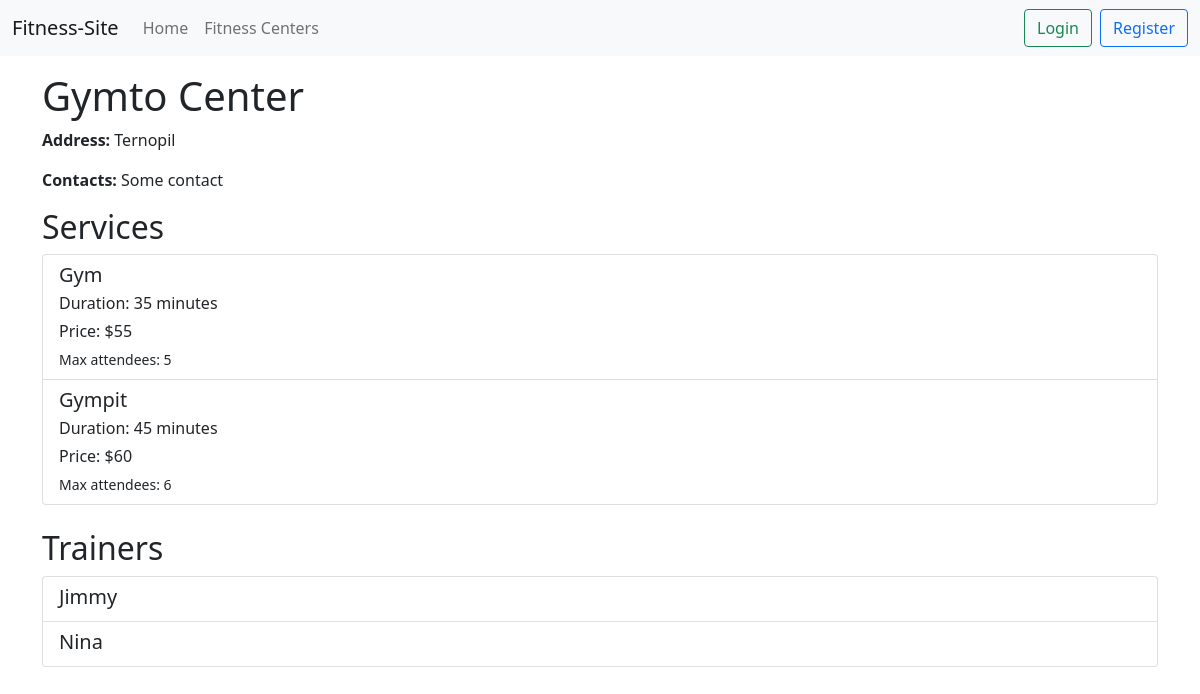
Screenshot of /fitness_center/1 with the database file from the repository.
### tables this page shows
CREATE TABLE "fitness_center"
(
    id       INTEGER not null
        primary key autoincrement
        unique,
    address  TEXT    not null,
    name     TEXT    not null
        unique,
    contacts TEXT    not null
);

CREATE TABLE "service"
(
    id                INTEGER           not null
        primary key autoincrement
        unique,
    name              TEXT              not null
        unique,
    duration          INTEGER           not null,
    description       TEXT,
    price             INTEGER default 0 not null,
    fitness_center_id INTEGER           not null
        constraint service_fitness_center_id_fk
            references fitness_center,
    max_attendees     INTEGER default 1 not null
);

CREATE TABLE "trainer"
(
    id                INTEGER not null
        primary key autoincrement
        unique,
    name              TEXT    not null,
    fitness_center_id INTEGER not null,
    age               INTEGER,
    sex               TEXT    not null
);

### main.py (the view)
@app.route('/fitness_center/<int:fitness_center_id>', methods=['GET'])
def fitness_center_id(fitness_center_id):
    with SQLiteDatabase('db.db') as db:
        fitness_center = db.fetch('fitness_center', {'id': fitness_center_id}, fetch_all=False)
        if not fitness_center:
            return "Fitness center not found", 404
        services = db.fetch('service', {'fitness_center_id': fitness_center_id}, fetch_all=True)
        trainers = db.fetch('trainer', {'fitness_center_id': fitness_center_id}, fetch_all=True)
    return render_template('fitness_center_details.html', fitness_center=fitness_center, services=services,
                           trainers=trainers, user_login=session.get('user_login'))

### utils.py (called while the page is built)
def dict_factory(cursor, row):
    d = {}
    for idx, col in enumerate(cursor.description):
        d[col[0]] = row[idx]
    return d

    def __enter__(self):
        self.connection = sqlite3.connect(self.db_path)
        self.connection.row_factory = dict_factory
        return self

    def __exit__(self, exc_type, exc_val, exc_tb):
        if self.connection:
            self.connection.close()

### templates/fitness_center_details.html
{% extends 'base.html' %}
{% block content %}
<h1>{{ fitness_center.name }}</h1>
<p><strong>Address:</strong> {{ fitness_center.address }}</p>
<p><strong>Contacts:</strong> {{ fitness_center.contacts }}</p>
<h2>Services</h2>
<div class="list-group mb-4">
    {% for service in services %}
    <a href="/fitness_center/{{ fitness_center.id }}/services/{{ service.id }}" class="list-group-item list-group-item-action">
        <h5 class="mb-1">{{ service.name }}</h5>
        <p class="mb-1">Duration: {{ service.duration }} minutes</p>
        <p class="mb-1">Price: ${{ service.price }}</p>
        <small>Max attendees: {{ service.max_attendees }}</small>
    </a>
    {% endfor %}
</div>
<h2>Trainers</h2>
<div class="list-group">
    {% for trainer in trainers %}
    <a href="/fitness_center/{{ fitness_center.id }}/trainer/{{ trainer.id }}" class="list-group-item list-group-item-action">
        <h5 class="mb-1">{{ trainer.name }}</h5>
    </a>
    {% endfor %}
</div>
{% endblock %}

### rows the page displays
fitness_center: name "Gymto Center", address "Ternopil", contacts "Some contact"
service: name "Gym", duration "35", price "55", max_attendees "5"
service: name "Gympit", duration "45", price "60", max_attendees "6"
trainer: name "Jimmy"
trainer: name "Nina"
